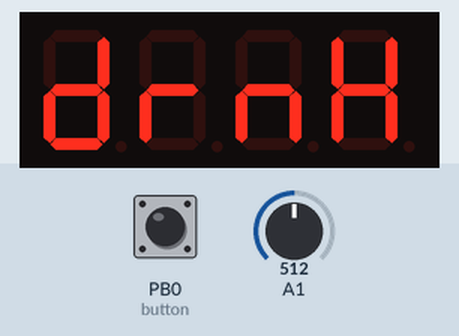
Recording of a sketch running on a simulated ATtiny85, built with avr-gcc and run on an emulated ATtiny85. Shown: 4-digit seven-segment display. Inputs (shaded band) come from the test bench; at power-on: PB0 (button) HIGH, A1 = 512.

Above: at 2.2 s.
2.3 s: PB0 (button) pulled LOW for 0.15 s
At 2.5 s:
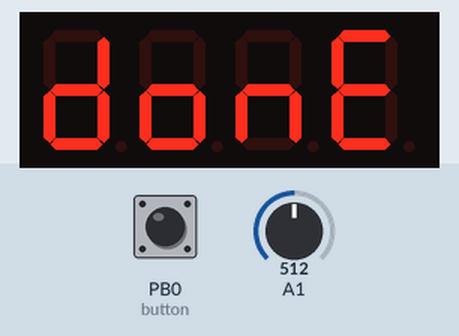
At 3.0 s:
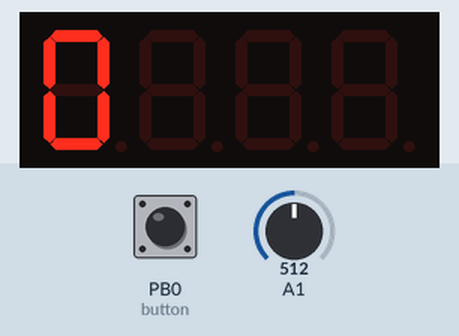
4.1 s: PB0 (button) pulled LOW for 1 s
At 6.1 s:
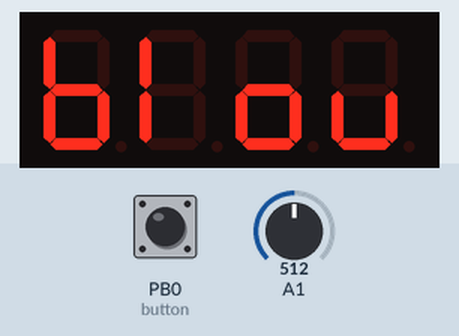
9.1 s: PB0 (button) pulled LOW for 3.2 s
Timing chart, 0 to 12.1 s (numbered marks = the images above; inputs shaded):
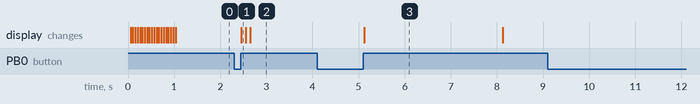

The sketch:

final_tiny_code.ino
```cpp
/*
	Basic usage example

	Demonstrated some of the basic functionality of the library. Initialize the display, set the backlight brightness, print some text, count from 0 to 100 and print on display and blink some text.

  Note: make sure to set your serial monitor to line end: NEW LINE!

	The circuit:
  * connect TM1637 pin CLK to Arduino pin D4
  * connect TM1637 pin DIO to Arduino pin D5
  * connect TM1637 pin Vcc to Arduino pin 5V
  * connect TM1637 pin GND to Arduino pin GND

	Created 25 September 2015
	By Bram Harmsen

	https://github.com/bremme/arduino-tm1637

*/

// include the SevenSegmentTM1637 library
#include "SevenSegmentTM1637.h"

/* initialize global TM1637 Display object
*  The constructor takes two arguments, the number of the clock pin and the digital output pin:
* SevenSegmentTM1637(byte pinCLK, byte pinDIO);
*/
//const byte PIN_CLK = 4;   // define CLK pin (any digital pin)
//const byte PIN_DIO = 5;   // define DIO pin (any digital pin)
const byte PIN_CLK = 3;   // define CLK pin (any digital pin)
const byte PIN_DIO = 4;   // define DIO pin (any digital pin)
SevenSegmentTM1637    display(PIN_CLK, PIN_DIO);

unsigned long readingSensorWait;
unsigned long warmupWait;
unsigned long timeReset = 0;
unsigned long timeSensor = 0;

int breathTesting = 0;
int drunkLevel;  // Highest score
int splashScreen = 1;
int mainBreath = 0;
int warmupNumber;
int minReading;
int maxReading;
//int firstRun = 1;
int startUp;

// Button stuff
const int button = 0; // Button set to pin 5
long time_button = 0; // the last time the output pin was toggled
long debounce = 50; // the debounce time, increase if the output flickers
int reading_button; // the current reading from the input pin
int previous_button = HIGH; // the previous reading from the input pin

// run setup code
void setup() {
//  Serial.begin(9600);         // initializes the Serial connection @ 9600 baud
  display.begin();            // initializes the display
  display.setBacklight(100);  // set the brightness to 100 %
  display.print("ON");      // display INIT on the display
//  delay(1000);                // wait 1000 ms
  pinMode(button, INPUT); // Set the button as input
  digitalWrite(button, HIGH); // initiate the internal pull up resistor
};

// run loop (forever)
void loop() {
  int sensorValue = analogRead(A1);
//  int sensorValue = analogRead(A0);
//  Serial.println(sensorValue);
//  display.print(sensorValue);                   // display loop counter
//  delay(100);        // delay in between reads for stability

//  display.print("LOOP");                // display LOOP on the display
//  delay(1000);                          // wait 1000 ms
//  display.print("COUNTING SOME DIGITS");// print COUNTING SOME DIGITS
//  display.clear();                      // clear the display
//  for (uint8_t i=0; i < 100; i++) {     // loop from 0 to 100
//    display.print(i);                   // display loop counter
//    delay(100);                         // wait 100 ms
//  };
  display.clear();                      // clear the display

  // startup code
  if (splashScreen == 1)
  {

  while (startUp < 5)
  {
 // ------------- Debound code button green start code -------------
    reading_button = digitalRead(button);

    if (reading_button == HIGH && previous_button == LOW && millis() - time_button > debounce)
    {
      time_button = millis();
      // Do something here
//      Serial.println("button press");
//      breathTesting = 1;
      startUp = 5;
      warmupNumber = 100;
    }
      previous_button = reading_button;

 // -------------- Debound code button green end code -------------
    while (millis() >= warmupWait)
    {
      display.print("drnk");      // display INIT on the display
      startUp += 1;
      warmupWait += 1000;
    }
  }

    if(warmupNumber <= 99)
    {
    display.clear();                      // clear the display
        display.print(warmupNumber); // print SUCC for success
//      delay(600);        // delay in between reads for stability
      delay(850);        // delay in between reads for stability
        warmupNumber++;
    }
    else
    {
      int sensorValue = analogRead(A1);
      display.print("Done"); // print SUCC for success
      delay(100);        // delay in between reads for stability
      splashScreen = 0;
      mainBreath = 1;
//      firstRun = 0;
      minReading = sensorValue;
//      maxReading = minReading+300;
      maxReading = minReading+600;
    }

  }

  if (mainBreath == 1)
  {
//    int sensorValue = analogRead(A0);
//    Serial.println(sensorValue);
//    Serial.println(minReading);
//    Serial.println(maxReading);
//    display.print(sensorValue);                   // display loop counter
//    Serial.println("main");
//    drunkLevel = map(sensorValue, minReading, maxReading,0, 10);
    display.print(drunkLevel);                   // display loop counter
    delay(100);        // delay in between reads for stability

  }

//  if (breathTesting == 1 && firstRun == 0)
  if (breathTesting == 1)
  {
      while(millis() <= readingSensorWait)
      {

//        int sensor = analogRead(analogPin); // Reads the analogPin
//        Serial.println("blow");
        display.print("blow");                   // display loop counter
        int sensorValue = analogRead(A1);
        drunkLevel = map(sensorValue, minReading, maxReading,0, 10);
//        lcd.setCursor(30, 2); // Set cursor postion
//        lcd.setFontSize(FONT_SIZE_MEDIUM); // Set text size
//        lcd.println("Blow now"); // Print to screen
      }
    breathTesting = 0;
    mainBreath = 1;
  }
//  else if (breathTesting == 1 && firstRun == 1)
//  {
//      Serial.println("start skip");
//      minReading = sensorValue;
//      maxReading = minReading+500;
//      firstRun = 0;
//      mainBreath = 1;
//  }

 // ------------- Debound code button green start code -------------
  reading_button = digitalRead(button);

  if (reading_button == HIGH && previous_button == LOW && millis() - time_button > debounce)
  {
    time_button = millis();
    // Do something here
//    Serial.println("button press");
    readingSensorWait = millis() + 3000;
    timeReset = millis();
    timeSensor = millis();
    mainBreath = 0;
    breathTesting = 1;
//    splashScreen = 0;
  }
  previous_button = reading_button;

 // -------------- Debound code button green end code -------------
};
```

Measured:
- after the input at 2.3 s, the display: changes after 0.15 s (image 1)
- after the input at 4.1 s, the display: changes after 1.0 s (image 3)
- what the display in image 3 shows lasts 3.0 s, from 5.1 s to 8.1 s
